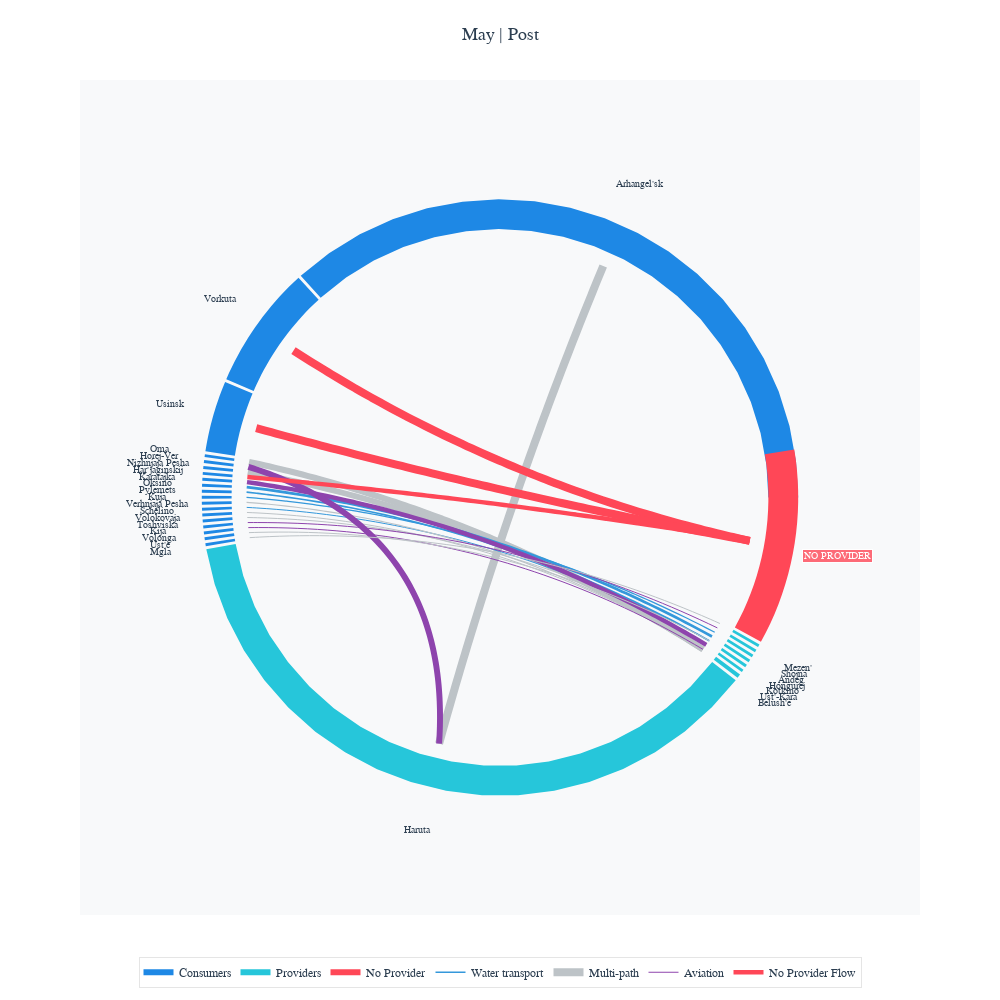
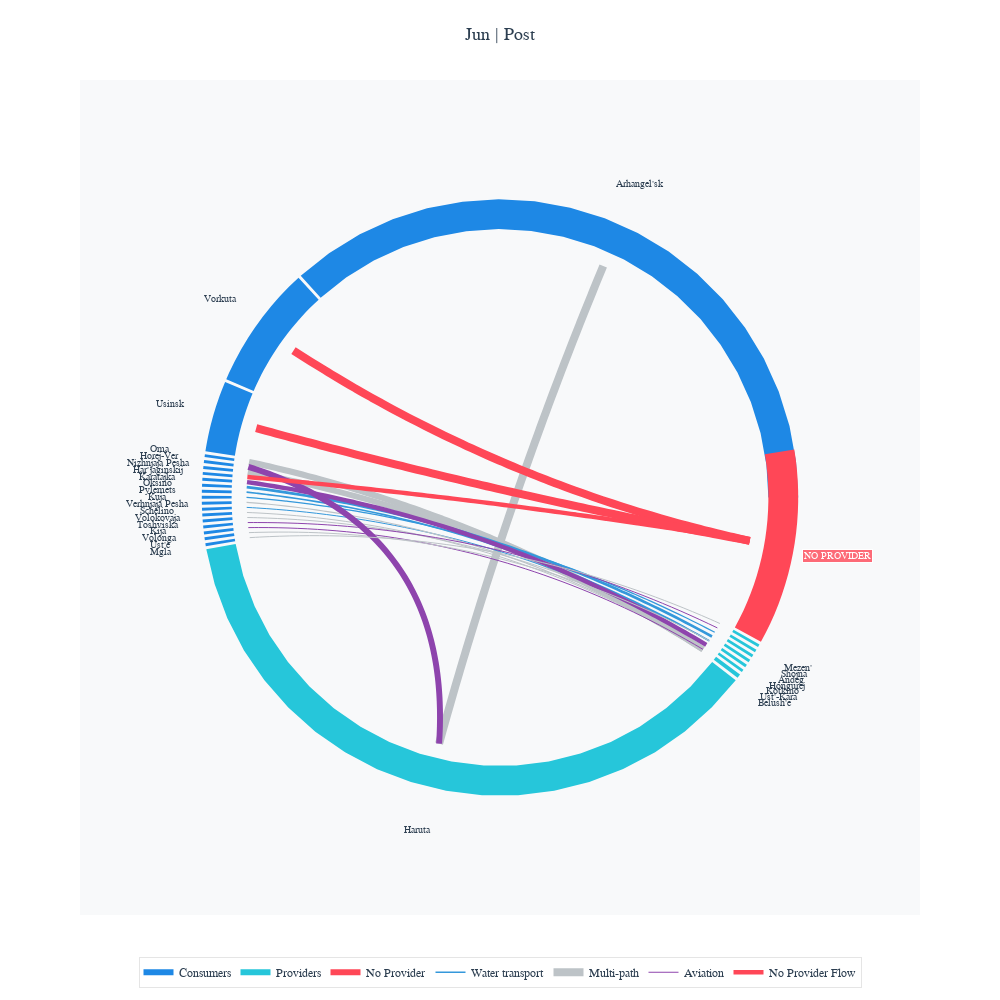
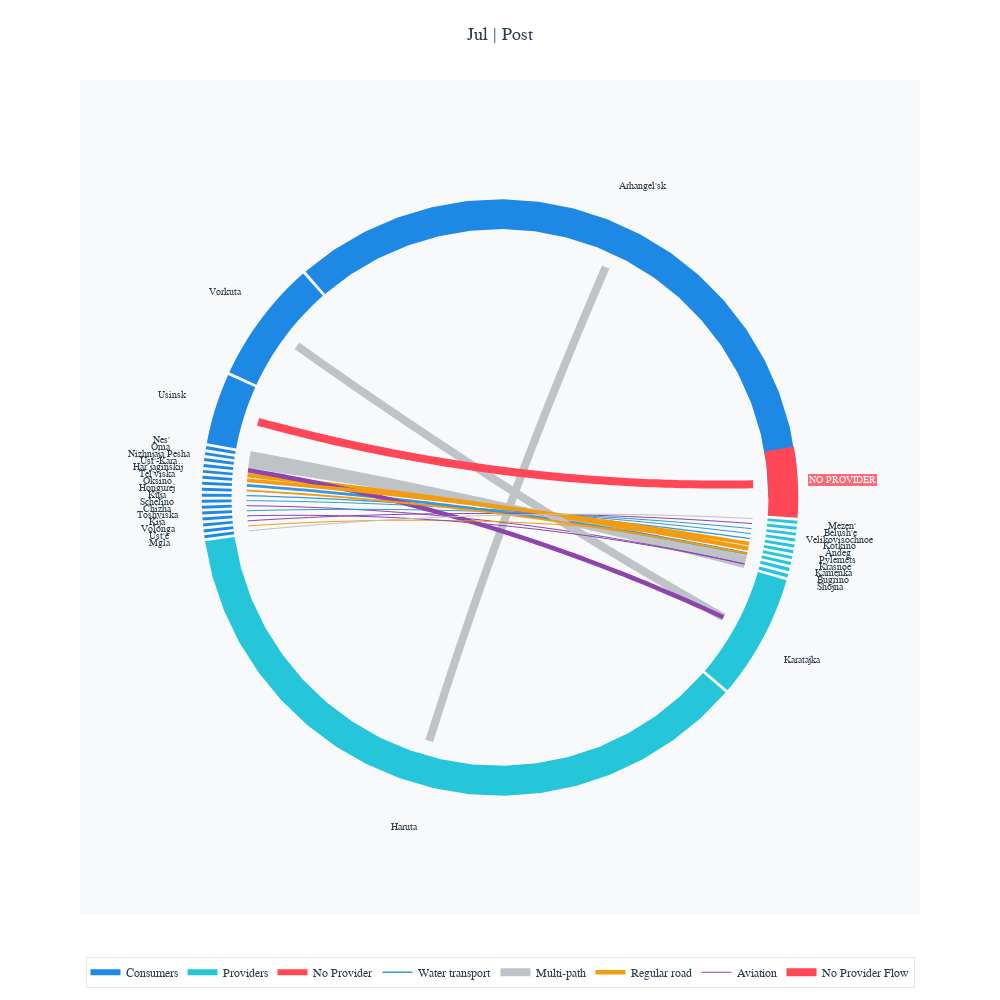
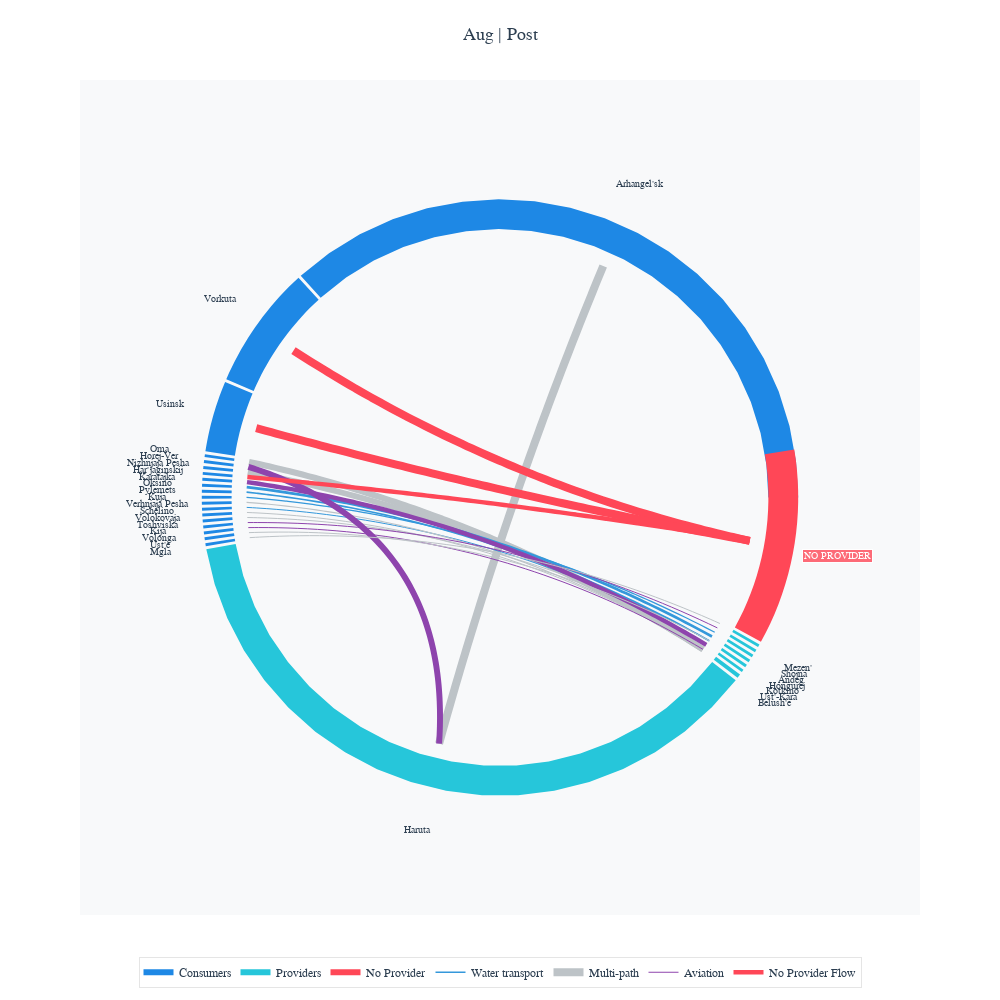

The notebook cell these images were saved under, in order:
### Code cell
from plotter_circular_network_sankey_style import plot_circular_network_sankey_style
from constants import month_order

for service in service_list[:2]:
    print(service)
    graphs = all_results[SETTL_NAME][service]["stats"].graphs[month_start:end_month]
    for i, g in enumerate(graphs):
        fig = plot_circular_network_sankey_style(
            g,
            service_name=service,
            month_name=month_order[month_start + i],
        )
        fig.show()
    print("=" * 10)
